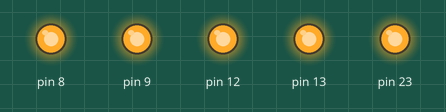
Simulated run of this sketch. Board: Arduino Uno, built with avr-gcc and run on an emulated ATmega328P. Shown: output pins drawn as LEDs (lit = HIGH).

Above: at 0.5 s.
At 3.5 s:
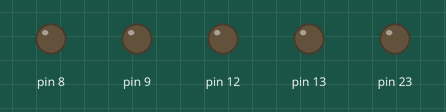
Timing chart, 0 to 4.6 s (numbered marks = the images above):
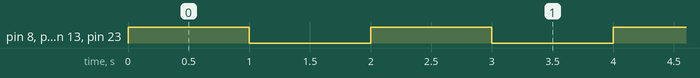

The sketch:

Exp_1_obs_1.ino
```cpp
#include <avr/io.h>
#include <util/delay.h>
int main (void)
{
  DDRB = 0b10110011;


  while (1)
  {
PORTB = 0b10110011;
_delay_ms(1000);
PORTB = 0b00000000;
_delay_ms(1000);
  }
}
```

Measured:
- by itself, pin 8, pin 9, pin 12, pin 13, pin 23: alternates HIGH for 1.0 s and LOW for 1.0 s
